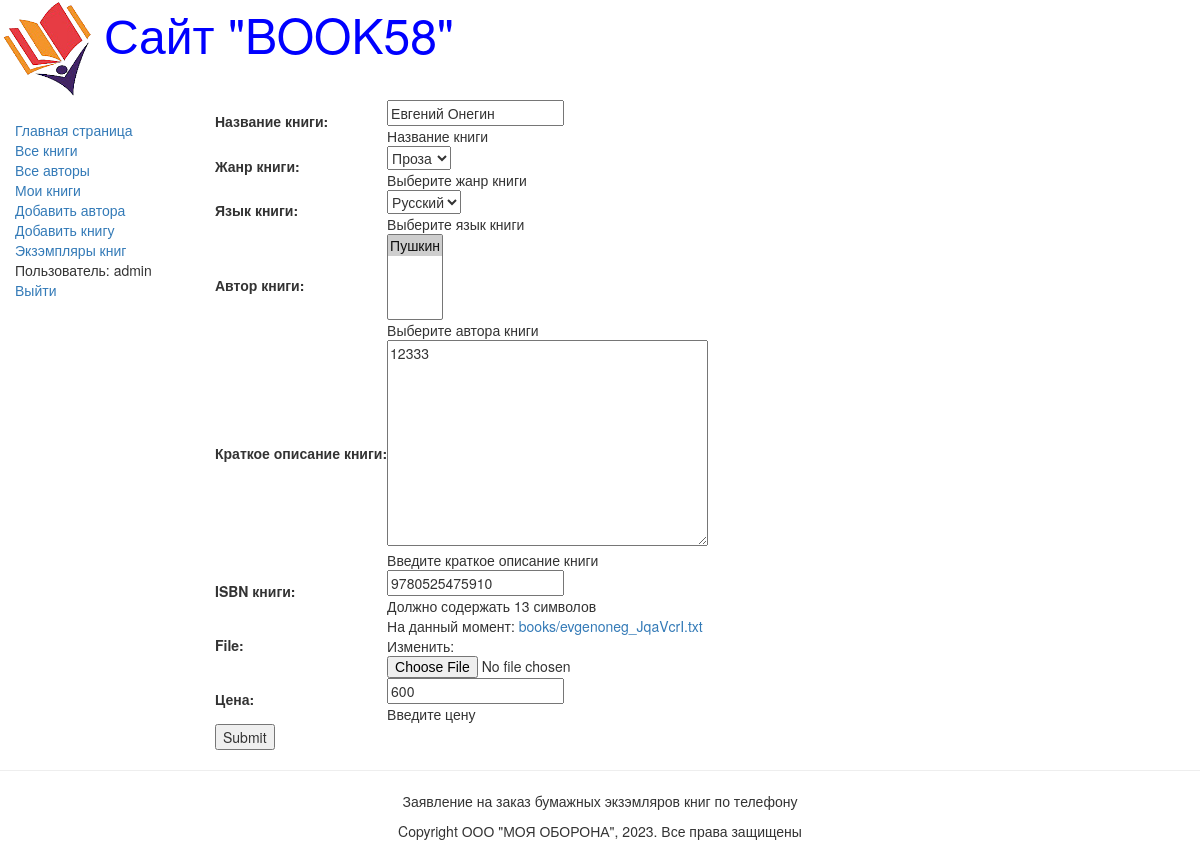
Page /book/update/1 (signed in) on the earlier database version.
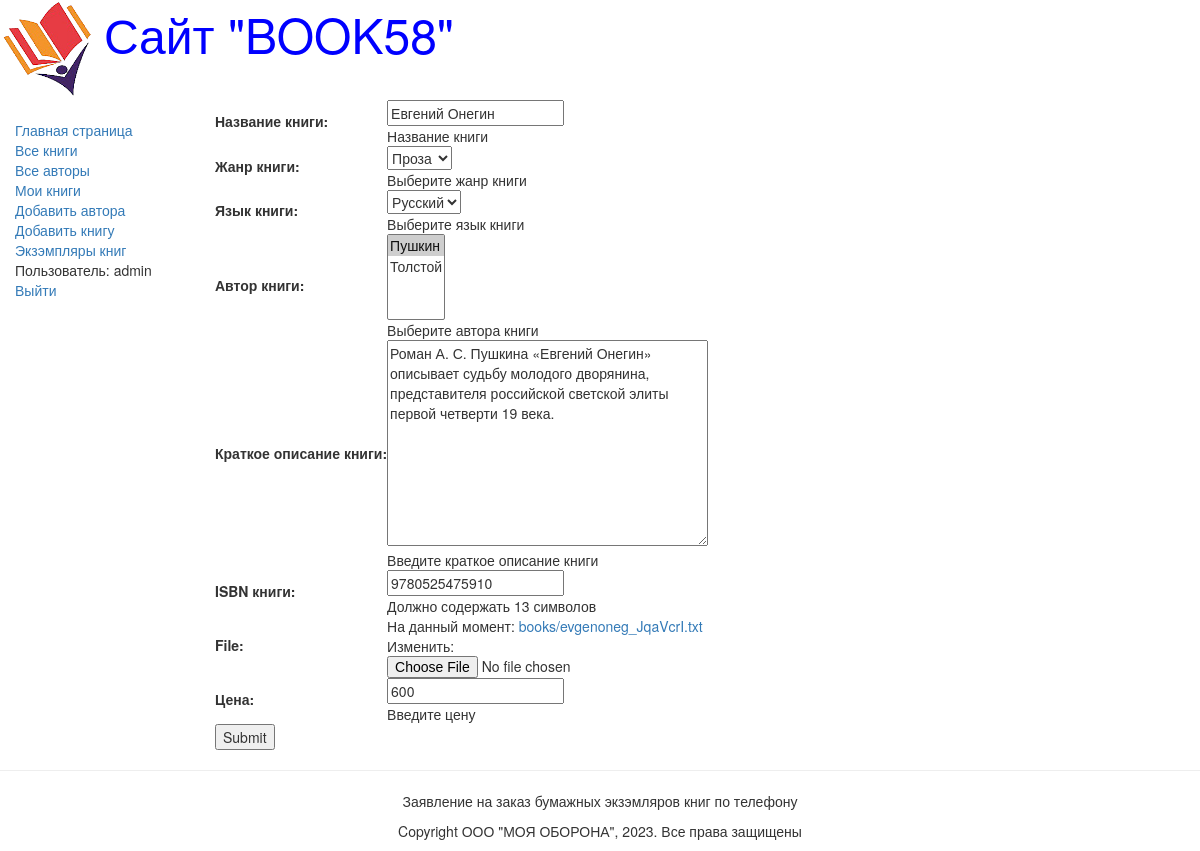
Same page on the later database version.
### catalog/models.py (models this page shows, shortened)
class Book(models.Model):
    title = models.CharField(max_length=200, help_text="Название книги", verbose_name="Название книги")
    genre = models.ForeignKey('Genre', on_delete=models.CASCADE, help_text="Выберите жанр книги", verbose_name="Жанр книги", null=True)
    language = models.ForeignKey('Language', on_delete=models.CASCADE, help_text="Выберите язык книги", verbose_name="Язык книги", null=True)
    author = models.ManyToManyField('Author', help_text="Выберите автора книги", verbose_name="Автор книги")
    summary = models.TextField(max_length=1000, help_text="Введите краткое описание книги", verbose_name="Краткое описание книги")
    isbn = models.CharField(max_length=13, help_text="Должно содержать 13 символов", verbose_name="ISBN книги")
    file = models.FileField(upload_to='books/')
    price = models.CharField(max_length=20, null=True,help_text="Введите цену", verbose_name="Цена")
    def display_author(self):
        return ', '.join([author.last_name for author in self.author.all()])
    display_author.short_description = 'Авторы'

### catalog/views.py (the view)
# urls.py: url(r'^book/update/(?P<pk>\d+)$', views.BookUpdate.as_view(), name='book_update'),
class BookUpdate(UpdateView):
    model = Book
    fields = '__all__'
    success_url = reverse_lazy('books')

### catalog/models.py (called while the page is built)
    def __str__(self):
        return self.name

    def __str__(self):
        return self.name

    def __str__(self):
        return self.last_name

### templates/catalog/book_form.html (shortened to what this page needs)
{% extends "base_generic.html" %}
{% block content %}
{%if user.is_authenticated %}
    <form action="" method="post">
        <table>
            {{form.as_table}}
        </table>
        <input type="submit" name="Сохранить">
    </form>
{%else%}
<li><a href="{% url 'login'%}?next={{request.path}}">Войти</a> </li>
{%endif%}
{% endblock %}

Differences in the rows shown:
changed Book "Евгений Онегин": summary "12333" → "Роман А. С. Пушкина «Евгений Онегин» описывает судьбу молодого дворянина, представителя российской светской элиты первой четверти 19 века."
Other differences:
form field author: "Пушкин ☑" → "Пушкин ☑ / Толстой"
